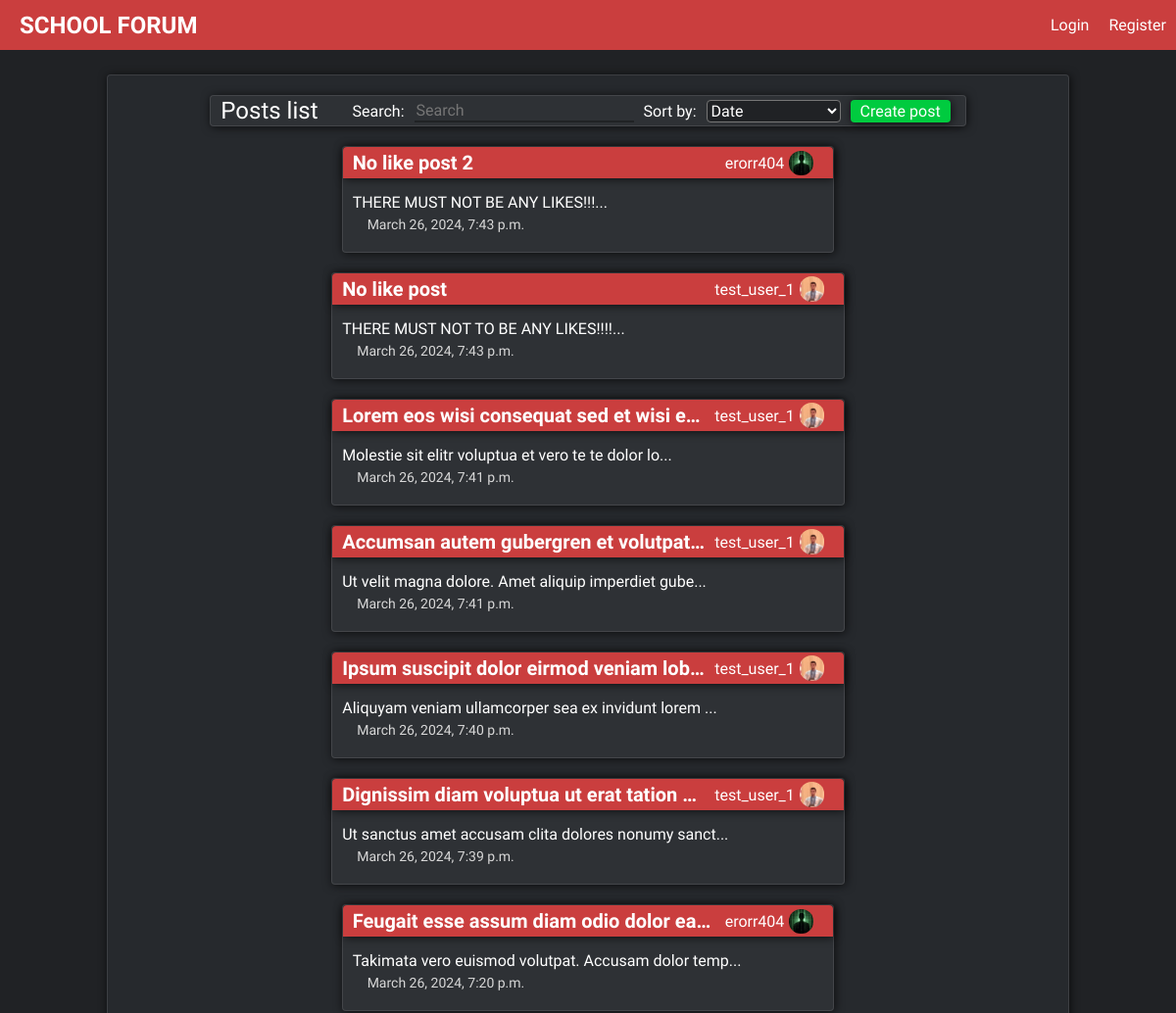
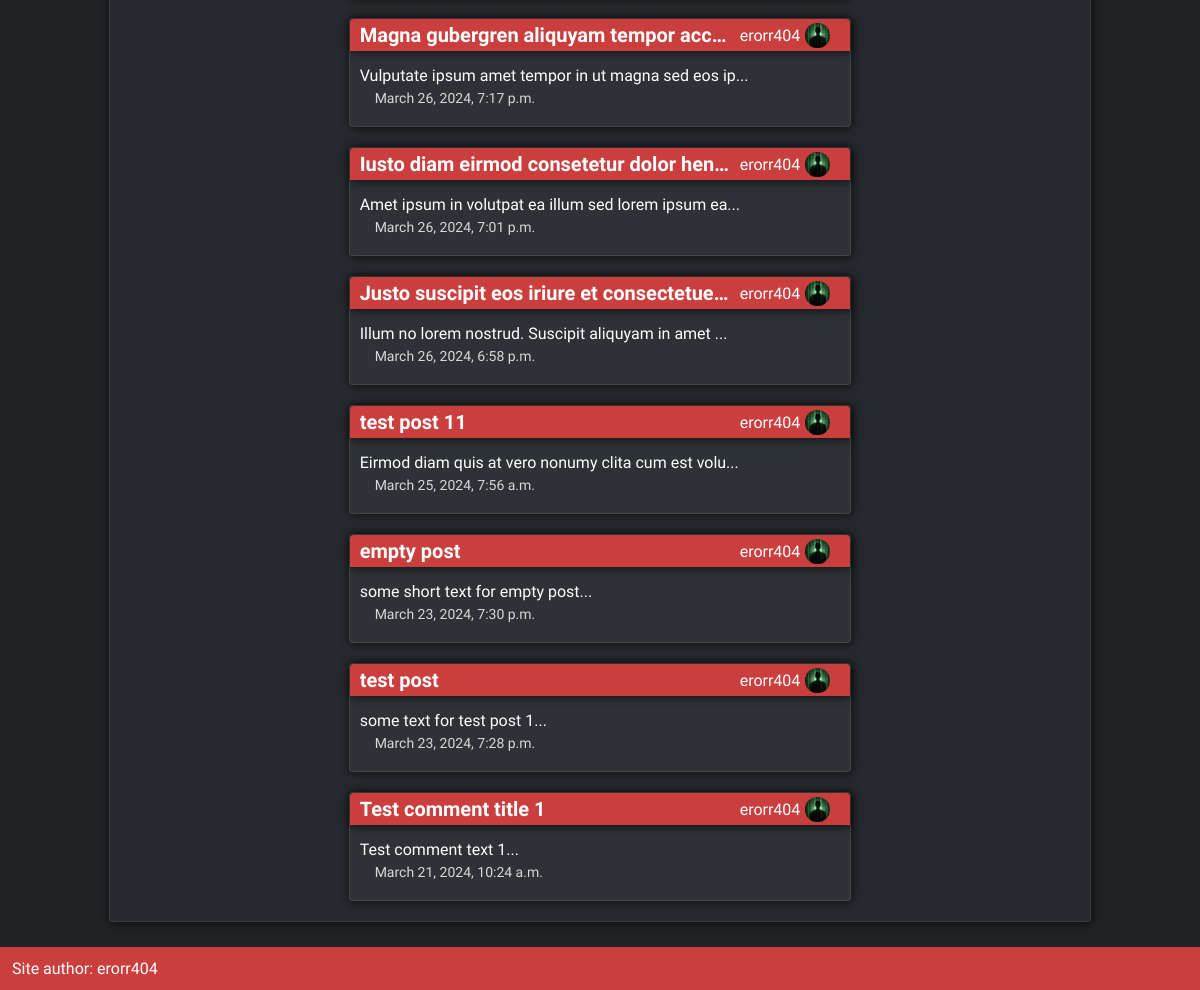
/lessons-discussion, run on the app's committed database (2 pictures, top to bottom).
### posts/models.py (models this page shows, shortened)
class Post(models.Model):
    title = models.CharField(max_length=50)
    slug = models.SlugField()
    body = models.TextField()
    date = models.DateTimeField(auto_now_add=True)
    category = models.ForeignKey(Category, models.CASCADE, default=None)
    author = models.ForeignKey(User, models.CASCADE, default=None)
    def snippet(self):
        return self.body[:50] + '...'

### accounts/models.py (models this page shows, shortened)
class Profile(models.Model):
    user = models.OneToOneField(User, models.CASCADE)
    image = models.ImageField(upload_to='profile_pics/', default='default.jpg')
    biography = models.TextField(default='')

### posts/views.py (the view)
# urls.py: path('<slug:category>', views.post_list_view, name='posts_list'),
def post_list_view(request, category):
    posts = Post.objects.filter(Q(category__slug=category)).order_by('date')[::-1]
    user_profiles = []
    likes = []
    for post in posts:
        post_user_profile = Profile.objects.get(user=post.author)
        user_profiles.append(post_user_profile)
        likes.append(len(PostLike.objects.filter(post=post)))
    zipped_list = zip(posts, user_profiles, range(0, len(posts)), likes)
    return render(request, 'posts_list.html', {'posts':posts,
                                               'category':category,
                                               'profiles':user_profiles,
                                               'zipped_list':zipped_list,})

### posts/templates/posts_list.html (shortened to what this page needs)
{% extends 'base_layout.html' %}
{% block content %}
    <div class="main-content shadow light-border">
        <div class="page-title-header posts shadow light-border">
            <h2>Posts list</h2>
            <div class="post-filter-and-create">
                <label for="post-search">Search:</label>
                <input type="search" name="search-post" id="post-search" class="default-text-entry" placeholder="Search">
                <label for="post-filter">Sort by:</label>
                <select name="filter-post" id="post-filter">
                    <option value="date">Date</option>
                  </select>
                <a href="{% url 'posts:create' category=category %}" class="create-post shadow">Create post</a>
            </div>
        </div>
        <div class="posts" id="posts">
            {% for post, profile, index, likes in zipped_list %}
                <div class="post shadow light-border" data-post-title="{{ post.title }}" data-post-author="{{ post.author }}" data-post-index="{{ index }}" data-post-likes="{{ likes }}">
                    <a href="{% url 'posts:show' category=category post=post.slug %}">
                        <div class="title shadow">
                            <h2 class="post-title">{{ post.title }}</h2>
                            <div class="post-user">
                                <a href="{% url 'accounts:user_profile' username=post.author.username %}" class="user-profile-link">
                                    <p class="post-author">{{ post.author }}</p>
                                    <img class="profile-image" src=" {{ profile.image.url }}" alt="profile image">
                                </a>
                            </div>
                        </div>
                        <div class="post-content">
                            <a href="{% url 'posts:show' category=category post=post.slug %}">
                                <p class="post-snippet">{{ post.snippet }}</p>
                                <p class="post-date">{{ post.date }}</p>
                            </a>
                        </div>
                    </a>
                </div>
            {% endfor %}
        </div>
    </div>
{% endblock content %}

### static/styles.css (style rules this page uses)
:root { --color1: #202225; --color2: #26292D; --color3: #2E3135; --text-hover: #d8d8d8; --text-color: #ffff; --color-important: #ca3e3e; --color-reject: #FF3F3F; --color-accept: #00CB3F; --border-color: #e7e7e71e; --border-light-width: 1px; --default-border-radius: 4px; }
html { min-height: 100vh; }
body { font-family: "Fira Sans Extra Condensed", sans-serif; font-weight: 400; font-style: normal; color: var(--text-color); background-color: var(--color1); margin: 0px; min-height: 100vh; display: flex; flex-direction: column; }
h1, h2, h3, h4, h5, h6 { margin: 0; }
a { text-decoration: none; color: inherit; }
.shadow { box-shadow: 1px 1px 10px 0px #000000af; }
.light-border { border: var(--border-light-width) solid; border-color: var(--border-color); }
.main-content { background-color: var(--color2); margin: 25px 10px; width: 80vw; min-width: 400px; border-radius: var(--default-border-radius); padding: 10px; }
.default-text-entry { outline: none; border: none; border-bottom: solid 2px var(--color1); font-size: 16px; background-color: var(--color3); font-family: inherit; width: 70%; color: var(--text-color); }
.page-title-header { text-align: center; margin: 10px 0; }
.main-content { display: flex; flex-direction: column; align-items: center; }
.page-title-header.posts { text-align: center; margin: 10px 20px; display: flex; flex-direction: row; justify-content: space-between; background-color: var(--color3); border-radius: var(--default-border-radius); padding: 1px 10px; }
.page-title-header.posts h2 { display: block; margin-right: 30px; font-weight: 400; }
.post-filter-and-create { display: flex; flex-direction: row; align-items: center; }
.post-filter-and-create > * { margin: 0 5px; }
label[for='post-search'] { text-wrap: nowrap; }
label[for='post-filter'] { text-wrap: nowrap; }
#post-filter { border-radius: var(--default-border-radius); background-color: var(--color1); outline: none; color: var(--text-color); font-family: inherit; font-size: inherit; }
.create-post { background-color: var(--color-accept); padding: 2px 10px; border-radius: var(--default-border-radius); text-wrap: nowrap; }
.posts { display: flex; flex-direction: column; align-items: center; }
.post { background-color: var(--color3); margin: 10px 20px; border-radius: var(--default-border-radius); padding: 0 0 5px 0; max-width: 750px; min-width: 500px; }
.post .user-profile-link { display: flex; flex-direction: row; align-items: center; height: 30px; padding: 0 10px; }
.post .profile-image { width: 25px; border-radius: 12px; margin-left: 5px; }
.post .title { display: flex; flex-direction: row; justify-content: space-between; align-items: center; background-color: var(--color-important); border-radius: var(--default-border-radius) var(--default-border-radius) 0 0; padding: 10px; height: 12px; }
.post .post-content { padding: 10px; }
.post .post-title { font-size: 20px; border-radius: var(--default-border-radius) var(--default-border-radius) 0 0; white-space: nowrap; overflow: hidden; width: 370px; text-overflow: ellipsis; }
.post .post-snippet { margin: 5px 0; }
.post-date { margin: 5px 0; font-size: 14px; color: var(--text-hover); }
.post-date { margin-left: 15px; }

### data on the page
Post: title "No like post 2", author "erorr404", image (picture), snippet "THERE MUST NOT BE ANY LIKES!!!...", date "March 26, 2024, 7:43 p.m."
Post: title "No like post", author "test_user_1", image (picture), snippet "THERE MUST NOT TO BE ANY LIKES!!!!...", date "March 26, 2024, 7:43 p.m."
Post: title "Lorem eos wisi consequat sed et wisi e…", author "test_user_1", image (picture), snippet "Molestie sit elitr voluptua et vero te te dolor lo...", date "March 26, 2024, 7:41 p.m."
Post: title "Accumsan autem gubergren et volutpat…", author "test_user_1", image (picture), snippet "Ut velit magna dolore. Amet aliquip imperdiet gube...", date "March 26, 2024, 7:41 p.m."
Post: title "Ipsum suscipit dolor eirmod veniam lob…", author "test_user_1", image (picture), snippet "Aliquyam veniam ullamcorper sea ex invidunt lorem ...", date "March 26, 2024, 7:40 p.m."
Post: title "Dignissim diam voluptua ut erat tation…", author "test_user_1", image (picture), snippet "Ut sanctus amet accusam clita dolores nonumy sanct...", date "March 26, 2024, 7:39 p.m."
Post: title "Feugait esse assum diam odio dolor ea…", author "erorr404", image (picture), snippet "Takimata vero euismod volutpat. Accusam dolor temp...", date "March 26, 2024, 7:20 p.m."
Post: title "Magna gubergren aliquyam tempor acc…", author "erorr404", image (picture), snippet "Vulputate ipsum amet tempor in ut magna sed eos ip...", date "March 26, 2024, 7:17 p.m."
Post: title "Iusto diam eirmod consetetur dolor hen…", author "erorr404", image (picture), snippet "Amet ipsum in volutpat ea illum sed lorem ipsum ea...", date "March 26, 2024, 7:01 p.m."
Post: title "Justo suscipit eos iriure et consectetue…", author "erorr404", image (picture), snippet "Illum no lorem nostrud. Suscipit aliquyam in amet ...", date "March 26, 2024, 6:58 p.m."
Post: title "test post 11", author "erorr404", image (picture), snippet "Eirmod diam quis at vero nonumy clita cum est volu...", date "March 25, 2024, 7:56 a.m."
Post: title "empty post", author "erorr404", image (picture), snippet "some short text for empty post...", date "March 23, 2024, 7:30 p.m."
Post: title "test post", author "erorr404", image (picture), snippet "some text for test post 1...", date "March 23, 2024, 7:28 p.m."
Post: title "Test comment title 1", author "erorr404", image (picture), snippet "Test comment text 1...", date "March 21, 2024, 10:24 a.m."
